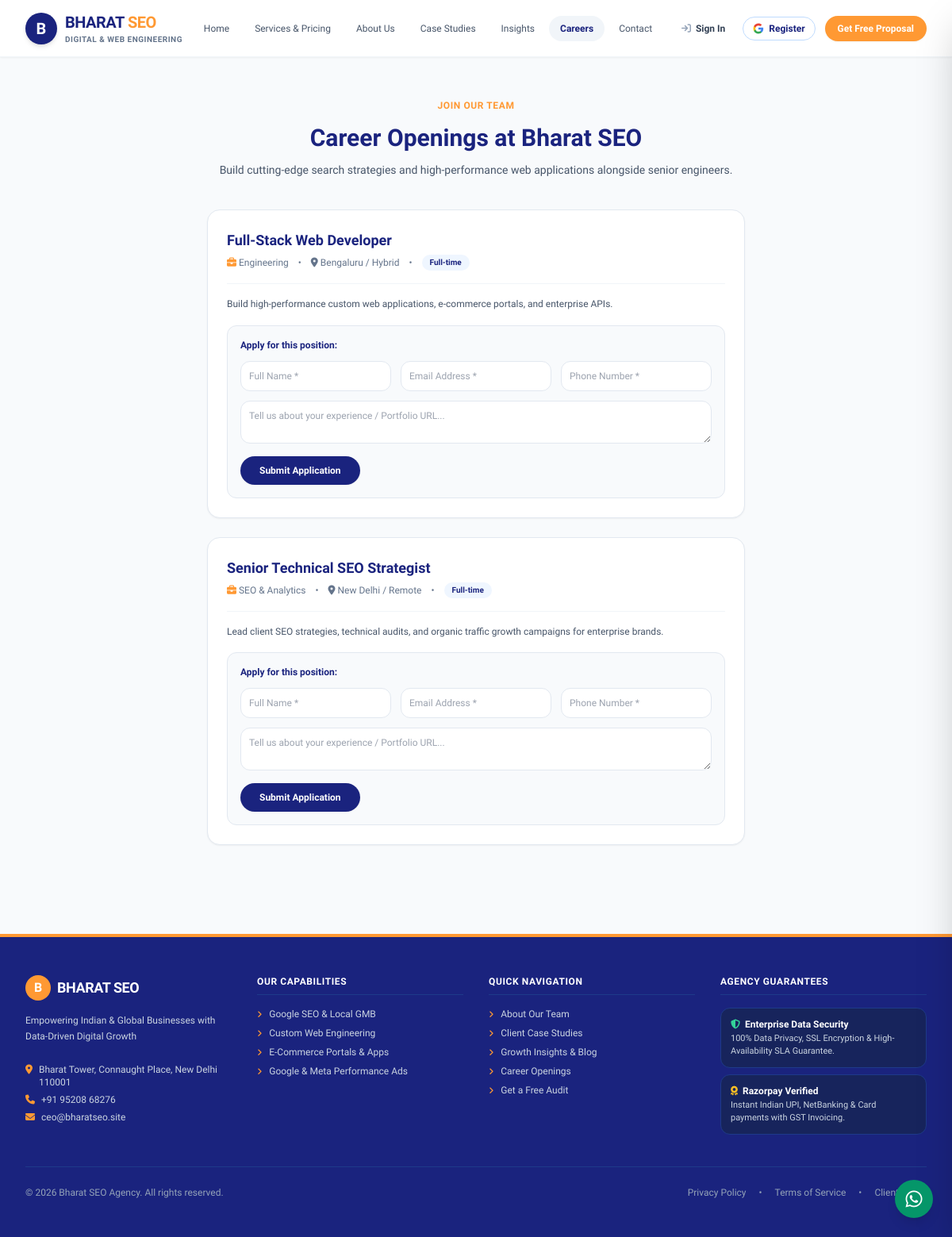
/career.php, run on the app's committed database.
### tables this page shows
CREATE TABLE IF NOT EXISTS `settings` (
  `key_name` VARCHAR(100) PRIMARY KEY,
  `value` LONGTEXT DEFAULT NULL
);

CREATE TABLE IF NOT EXISTS `jobs` (
  `id` INT AUTO_INCREMENT PRIMARY KEY,
  `title` VARCHAR(200) NOT NULL,
  `department` VARCHAR(100) NOT NULL,
  `location` VARCHAR(100) NOT NULL,
  `type` VARCHAR(50) NOT NULL,
  `description` LONGTEXT NOT NULL,
  `requirements` LONGTEXT NOT NULL,
  `status` ENUM('open', 'closed') DEFAULT 'open',
  `created_at` DATETIME DEFAULT CURRENT_TIMESTAMP
);

### config.php (called while the page is built, shortened)
<?php
function get_setting($pdo, $key, $default = '') {
    try {
        $stmt = $pdo->prepare("SELECT value FROM settings WHERE key_name = ?");
        $stmt->execute([$key]);
        $row = $stmt->fetch();
        return $row ? $row['value'] : $default;
    } catch (Exception $e) {
        return $default;
    }
}
function is_logged_in() {
    return !empty($_SESSION['user_id']);
}
function sanitize($data) {
    return htmlspecialchars(trim($data ?? ''), ENT_QUOTES, 'UTF-8');
}
?>

### career.php (the view, shortened to what this page needs)
<?php
require_once __DIR__ . '/header.php';
$jobs = [];
if ($pdo) {
    $stmt = $pdo->query("SELECT * FROM jobs WHERE status = 'open' ORDER BY id DESC");
    $jobs = $stmt->fetchAll();
}
?>
<div class="max-w-7xl mx-auto px-4 sm:px-6 lg:px-8 py-12 space-y-10">
  <div class="text-center max-w-3xl mx-auto space-y-3">
    <span class="text-[#FF9933] font-black text-xs tracking-wider uppercase">Join Our Team</span>
    <h1 class="text-3xl font-black text-[#1A237E]">Career Openings at <?php echo sanitize($site_name); ?></h1>
    <p class="text-slate-600 text-xs sm:text-sm">Build cutting-edge search strategies and high-performance web applications alongside senior engineers.</p>
  </div>
  <div class="space-y-6">
    <?php if (!empty($jobs)): ?>
      <?php foreach ($jobs as $j): ?>
        <div class="bg-white rounded-2xl p-6 border border-slate-200 shadow-sm space-y-4">
          <div class="flex flex-col sm:flex-row justify-between sm:items-center gap-3 border-b border-slate-100 pb-4">
            <div>
              <h2 class="text-lg font-black text-[#1A237E]"><?php echo sanitize($j['title']); ?></h2>
              <div class="flex flex-wrap items-center gap-3 text-xs text-slate-500 mt-1">
                <span><i class="fa-solid fa-briefcase text-[#FF9933]"></i> <?php echo sanitize($j['department']); ?></span>
                <span>•</span>
                <span><i class="fa-solid fa-location-dot"></i> <?php echo sanitize($j['location']); ?></span>
                <span>•</span>
                <span class="px-2.5 py-0.5 rounded-full bg-blue-50 text-[#1A237E] font-bold text-[10px]"><?php echo sanitize($j['type']); ?></span>
              </div>
            </div>
          </div>
          <p class="text-slate-600 text-xs leading-relaxed"><?php echo sanitize($j['description']); ?></p>
          <form action="career.php" method="POST" class="p-4 rounded-xl bg-slate-50 border border-slate-200 space-y-3 text-xs">
            <h3 class="font-bold text-[#1A237E]">Apply for this position:</h3>
            <div class="grid grid-cols-1 sm:grid-cols-3 gap-3">
              <input type="text" name="name" required placeholder="Full Name *" class="p-2.5 rounded-xl border border-slate-200 bg-white focus:outline-none focus:border-[#FF9933]">
              <input type="email" name="email" required placeholder="Email Address *" class="p-2.5 rounded-xl border border-slate-200 bg-white focus:outline-none focus:border-[#FF9933]">
              <input type="text" name="phone" required placeholder="Phone Number *" class="p-2.5 rounded-xl border border-slate-200 bg-white focus:outline-none focus:border-[#FF9933]">
            </div>
            <textarea name="message" rows="2" placeholder="Tell us about your experience / Portfolio URL..." class="w-full p-2.5 rounded-xl border border-slate-200 bg-white focus:outline-none focus:border-[#FF9933]"></textarea>
            <button type="submit" name="apply_job" class="px-6 py-2.5 rounded-full bg-[#1A237E] hover:bg-blue-900 text-white font-bold transition shadow-sm">
              Submit Application
            </button>
          </form>
        </div>
      <?php endforeach; ?>
    <?php else: ?>
      <p class="text-center text-slate-500 text-xs">No active career openings at the moment.</p>
    <?php endif; ?>
  </div>
</div>
<?php require_once __DIR__ . '/footer.php'; ?>

### header.php (shortened to what this page needs)
<?php
require_once __DIR__ . '/config.php';
$site_name = get_setting($pdo, 'site_name', 'Bharat SEO');
$current_page = basename($_SERVER['PHP_SELF'], '.php');
?>
<!DOCTYPE html>
<html lang="en">
<head>
    <script src="https://cdn.tailwindcss.com"></script>
    <link rel="stylesheet" href="https://cdnjs.cloudflare.com/ajax/libs/font-awesome/6.4.0/css/all.min.css">
</head>
<body class="bg-slate-50 text-slate-800 antialiased min-h-screen flex flex-col justify-between">
<header class="sticky top-0 z-40 bg-white text-slate-800 shadow-sm border-b border-slate-100">
  <div class="max-w-7xl mx-auto px-4 sm:px-6 lg:px-8 py-3.5 flex items-center justify-between">
    <a href="index.php" class="flex items-center space-x-2.5">
      <div class="w-10 h-10 rounded-full bg-[#1A237E] text-white font-black text-xl flex items-center justify-center shadow-md">
        <?php echo strtoupper(substr($site_name, 0, 1)); ?>
      </div>
      <div>
        <span class="text-xl font-black text-[#1A237E] tracking-tight">
          <?php echo strtoupper(substr($site_name, 0, 6)); ?><span class="text-[#FF9933]"><?php echo strtoupper(substr($site_name, 6)); ?></span>
        </span>
        <p class="text-[10px] text-slate-500 tracking-wider uppercase font-semibold">Digital & Web Engineering</p>
      </div>
    </a>
    <nav class="hidden lg:flex items-center space-x-1">
      <?php
      $nav_links = [
        'index' => 'Home',
        'services' => 'Services & Pricing',
        'about' => 'About Us',
        'portfolio' => 'Case Studies',
        'blog' => 'Insights',
        'career' => 'Careers',
        'contact' => 'Contact'
      ];
      foreach ($nav_links as $file => $label) {
          $is_active = ($current_page === $file || ($current_page === '' && $file === 'index'));
          $active_class = $is_active ? 'bg-slate-100 text-[#1A237E] font-bold' : 'text-slate-600 hover:text-[#1A237E] hover:bg-slate-50 font-medium';
          echo '<a href="' . $file . '.php" class="px-3.5 py-2 rounded-full text-xs transition ' . $active_class . '">' . $label . '</a>';
      }
      ?>
    </nav>
    <div class="hidden sm:flex items-center space-x-3">
      <?php if (is_logged_in()): ?>
        <a href="dashboard.php" class="px-4 py-2 rounded-full bg-slate-100 hover:bg-slate-200 text-[#1A237E] font-bold text-xs flex items-center gap-1.5 transition">
          <i class="fa-solid fa-gauge"></i> Client Dashboard
        </a>
        <?php if (is_admin()): ?>
          <a href="admin.php" class="px-4 py-2 rounded-full bg-[#1A237E] text-white font-bold text-xs flex items-center gap-1.5 transition">
            <i class="fa-solid fa-user-shield text-[#FF9933]"></i> Admin Panel
          </a>
        <?php endif; ?>
        <a href="logout.php" class="p-2 text-slate-400 hover:text-rose-600 text-xs transition" title="Logout">
          <i class="fa-solid fa-right-from-bracket"></i>
        </a>
      <?php else: ?>
        <a href="login.php" class="text-xs font-semibold text-slate-700 hover:text-[#1A237E] px-2.5 py-2 flex items-center gap-1.5">
          <i class="fa-solid fa-arrow-right-to-bracket text-slate-400"></i>
          <span>Sign In</span>
        </a>
        <a href="login.php?tab=register" class="text-xs font-semibold text-[#1A237E] hover:bg-blue-50 border border-blue-200 px-3 py-1.5 rounded-full flex items-center gap-1.5 transition">
          <span>Register</span>
        </a>
        <a href="contact.php" class="bg-[#FF9933] hover:bg-orange-600 text-white px-4 py-2 rounded-full text-xs font-bold transition shadow-sm">
          Get Free Proposal
        </a>
      <?php endif; ?>
    </div>
  </div>
</header>

### footer.php
<?php
require_once __DIR__ . '/config.php';
$site_name = get_setting($pdo, 'site_name', 'Bharat SEO');
$agency_tagline = get_setting($pdo, 'agency_tagline', 'Empowering Indian & Global Businesses with Data-Driven Digital Growth');
$office_address = get_setting($pdo, 'office_address', 'Bharat Tower, Connaught Place, New Delhi 110001');
$contact_phone = get_setting($pdo, 'contact_phone', '+91 95208 68276');
$contact_email = get_setting($pdo, 'contact_email', 'ceo@bharatseo.site');
$whatsapp_number = get_setting($pdo, 'whatsapp_number', '919520868276');
?>
<footer class="bg-[#1A237E] text-slate-200 text-xs mt-16 border-t-4 border-[#FF9933]">
  <div class="max-w-7xl mx-auto px-4 sm:px-6 lg:px-8 py-12">
    <div class="grid grid-cols-1 md:grid-cols-2 lg:grid-cols-4 gap-8">
      <div class="space-y-4">
        <div class="flex items-center space-x-2">
          <div class="w-8 h-8 rounded-full bg-[#FF9933] text-white font-black text-base flex items-center justify-center">
            <?php echo strtoupper(substr($site_name, 0, 1)); ?>
          </div>
          <span class="text-lg font-black text-white tracking-tight">
            <?php echo strtoupper($site_name); ?>
          </span>
        </div>
        <p class="text-slate-300 text-xs leading-relaxed">
          <?php echo sanitize($agency_tagline); ?>
        </p>
        <div class="space-y-1.5 pt-2 text-slate-300">
          <p class="flex items-start gap-2">
            <i class="fa-solid fa-location-dot text-[#FF9933] mt-0.5"></i>
            <span><?php echo sanitize($office_address); ?></span>
          </p>
          <p class="flex items-center gap-2">
            <i class="fa-solid fa-phone text-[#FF9933]"></i>
            <a href="tel:<?php echo sanitize($contact_phone); ?>" class="hover:underline"><?php echo sanitize($contact_phone); ?></a>
          </p>
          <p class="flex items-center gap-2">
            <i class="fa-solid fa-envelope text-[#FF9933]"></i>
            <a href="mailto:<?php echo sanitize($contact_email); ?>" class="hover:underline"><?php echo sanitize($contact_email); ?></a>
          </p>
        </div>
      </div>
      <div>
        <h3 class="text-white font-bold text-xs uppercase tracking-wider mb-4 border-b border-blue-900 pb-2">Our Capabilities</h3>
        <ul class="space-y-2 text-slate-300">
          <li><a href="services.php" class="hover:text-[#FF9933] transition"><i class="fa-solid fa-angle-right text-[10px] text-[#FF9933] mr-1.5"></i> Google SEO & Local GMB</a></li>
          <li><a href="services.php" class="hover:text-[#FF9933] transition"><i class="fa-solid fa-angle-right text-[10px] text-[#FF9933] mr-1.5"></i> Custom Web Engineering</a></li>
          <li><a href="services.php" class="hover:text-[#FF9933] transition"><i class="fa-solid fa-angle-right text-[10px] text-[#FF9933] mr-1.5"></i> E-Commerce Portals & Apps</a></li>
          <li><a href="services.php" class="hover:text-[#FF9933] transition"><i class="fa-solid fa-angle-right text-[10px] text-[#FF9933] mr-1.5"></i> Google & Meta Performance Ads</a></li>
        </ul>
      </div>
      <div>
        <h3 class="text-white font-bold text-xs uppercase tracking-wider mb-4 border-b border-blue-900 pb-2">Quick Navigation</h3>
        <ul class="space-y-2 text-slate-300">
          <li><a href="about.php" class="hover:text-[#FF9933] transition"><i class="fa-solid fa-angle-right text-[10px] text-[#FF9933] mr-1.5"></i> About Our Team</a></li>
          <li><a href="portfolio.php" class="hover:text-[#FF9933] transition"><i class="fa-solid fa-angle-right text-[10px] text-[#FF9933] mr-1.5"></i> Client Case Studies</a></li>
          <li><a href="blog.php" class="hover:text-[#FF9933] transition"><i class="fa-solid fa-angle-right text-[10px] text-[#FF9933] mr-1.5"></i> Growth Insights & Blog</a></li>
          <li><a href="career.php" class="hover:text-[#FF9933] transition"><i class="fa-solid fa-angle-right text-[10px] text-[#FF9933] mr-1.5"></i> Career Openings</a></li>
          <li><a href="contact.php" class="hover:text-[#FF9933] transition"><i class="fa-solid fa-angle-right text-[10px] text-[#FF9933] mr-1.5"></i> Get a Free Audit</a></li>
        </ul>
      </div>
      <div>
        <h3 class="text-white font-bold text-xs uppercase tracking-wider mb-4 border-b border-blue-900 pb-2">Agency Guarantees</h3>
        <div class="space-y-2 text-slate-300">
          <div class="p-3 rounded-xl bg-blue-950/80 border border-blue-900">
            <p class="font-bold text-white flex items-center gap-1.5"><i class="fa-solid fa-shield-halved text-emerald-400"></i> Enterprise Data Security</p>
            <p class="text-[11px] text-slate-300 mt-0.5">100% Data Privacy, SSL Encryption & High-Availability SLA Guarantee.</p>
          </div>
          <div class="p-3 rounded-xl bg-blue-950/80 border border-blue-900">
            <p class="font-bold text-white flex items-center gap-1.5"><i class="fa-solid fa-award text-amber-400"></i> Razorpay Verified</p>
            <p class="text-[11px] text-slate-300 mt-0.5">Instant Indian UPI, NetBanking & Card payments with GST Invoicing.</p>
          </div>
        </div>
      </div>
    </div>
    <div class="mt-10 pt-6 border-t border-blue-900 flex flex-col sm:flex-row justify-between items-center text-xs text-slate-400 gap-3">
      <p>© <?php echo date('Y'); ?> <?php echo sanitize($site_name); ?> Agency. All rights reserved.</p>
      <div class="flex items-center space-x-4">
        <a href="contact.php" class="hover:text-white transition">Privacy Policy</a>
        <span>•</span>
        <a href="contact.php" class="hover:text-white transition">Terms of Service</a>
        <span>•</span>
        <a href="login.php" class="hover:text-white transition">Client Portal</a>
      </div>
    </div>
  </div>
</footer>
<a href="https://wa.me/<?php echo sanitize($whatsapp_number); ?>?text=Hi%20<?php echo urlencode($site_name); ?>,%20I%20want%20to%20discuss%20a%20project!" target="_blank" rel="noreferrer" class="fixed bottom-6 right-6 z-50 bg-emerald-600 hover:bg-emerald-500 text-white w-12 h-12 rounded-full flex items-center justify-center shadow-lg transition transform hover:scale-110">
  <i class="fa-brands fa-whatsapp text-2xl"></i>
</a>
</body>
</html>

### header.php (style rules this page uses)
body { font-family: 'Plus Jakarta Sans', sans-serif; }

### data on the page
settings: value "B", value "BHARAT", value "SEO", value "Bharat SEO", value "BHARAT SEO"
jobs: title "Full-Stack Web Developer", department "Engineering", location "Bengaluru / Hybrid", type "Full-time", description "Build high-performance custom web applications, e-commerce portals, and enterprise APIs."
jobs: title "Senior Technical SEO Strategist", department "SEO & Analytics", location "New Delhi / Remote", type "Full-time", description "Lead client SEO strategies, technical audits, and organic traffic growth campaigns for enterprise brands."
settings: value "Empowering Indian & Global Businesses with Data-Driven Digital Growth"
settings: value "Bharat Tower, Connaught Place, New Delhi 110001"
settings: value "+91 95208 68276"
settings: value "ceo@bharatseo.site"

### other printed values
$label "Home"
$label "Services & Pricing"
$label "About Us"
$label "Case Studies"
$label "Insights"
$label "Careers"
$label "Contact"
